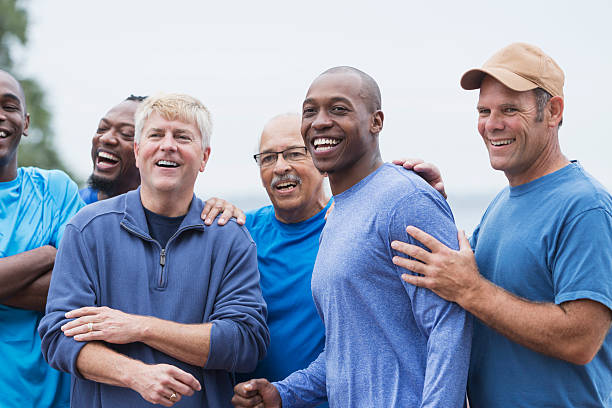
#> input picture input_image.jpg, 612 x 408 px
$ python image_face_detection.py
#> lines starting #> are read from the running program, lines starting #| are printed output that depends on the picture; after the words box and inside, x2 and y2 are one past the last pixel; in counts of white or black regions, pixels touching at a corner belong together
import cv2

imagePath = 'input_image.jpg'

img = cv2.imread(imagePath)
#> img is the input picture: shape (408, 612, 3); mean B, G, R 176.5, 153.9, 142.3

gray_image = cv2.cvtColor(img, cv2.COLOR_BGR2GRAY)
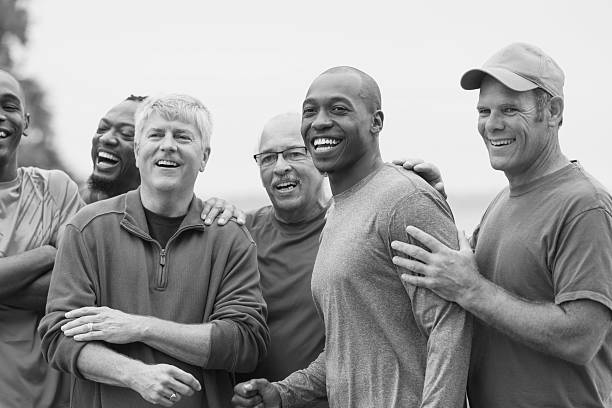
#> gray_image: shape (408, 612); min 0, max 255, mean 153.1

face_classifier = cv2.CascadeClassifier(
    cv2.data.haarcascades + "haarcascade_frontalface_default.xml"
)

face = face_classifier.detectMultiScale(
    gray_image, scaleFactor=1.1, minNeighbors=5, minSize=(40, 40)
)
#> face = [[466, 89, 59, 59], [133, 108, 71, 71], [244, 128, 73, 73], [286, 81, 74, 74]]

for (x, y, w, h) in face:
    cv2.rectangle(img, (x, y), (x + w, y + h), (0, 255, 0), 4)
#> this loop made 4 passes
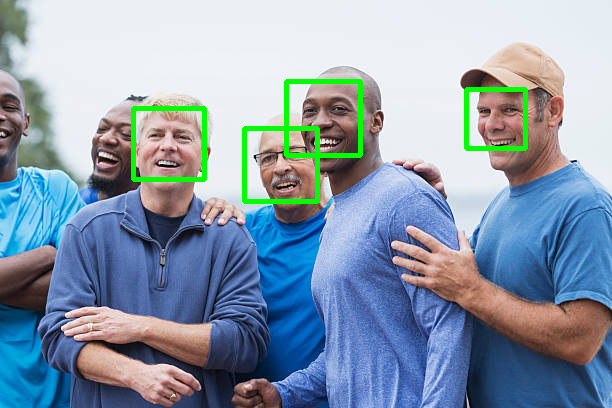
#> img: shape (408, 612, 3); 2.18% of pixels changed, all inside (x1, y1, x2, y2) = (131, 79, 528, 204)

img_rgb = cv2.cvtColor(img, cv2.COLOR_BGR2RGB)

import matplotlib.pyplot as plt

plt.figure(figsize=(20,10))
plt.imshow(img_rgb)
plt.axis('off')

plt.pause(10)

$ run again, with Omar2.jpeg copied over input_image.jpg
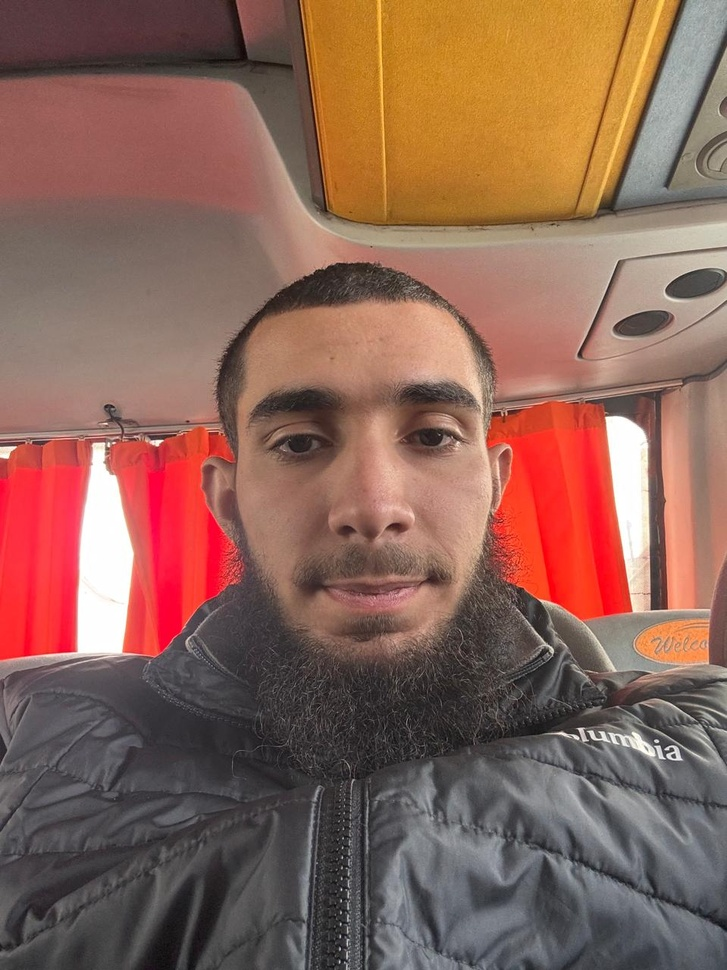
#> input picture Omar2.jpeg, 727 x 970 px, shrunk from 959 x 1280 before the run
#> img is the input picture: shape (970, 727, 3); mean B, G, R 87.5, 100.7, 139.7
#> `gray_image = cv2.cvtColor(img, cv2.COLOR_BGR2GRAY)`:
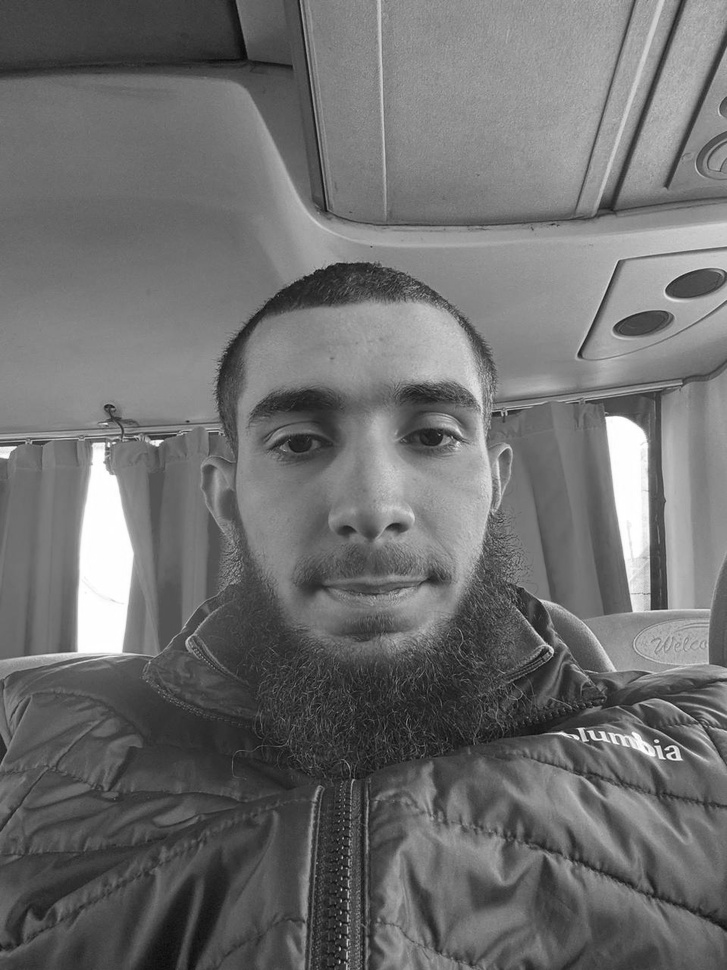
#> gray_image: shape (970, 727); min 9, max 255, mean 110.9
#> face = [[182, 289, 373, 373]]
#> the loop `for (x, y, w, h) in face:` made 1 pass
#> after the loop `for (x, y, w, h) in face:`:
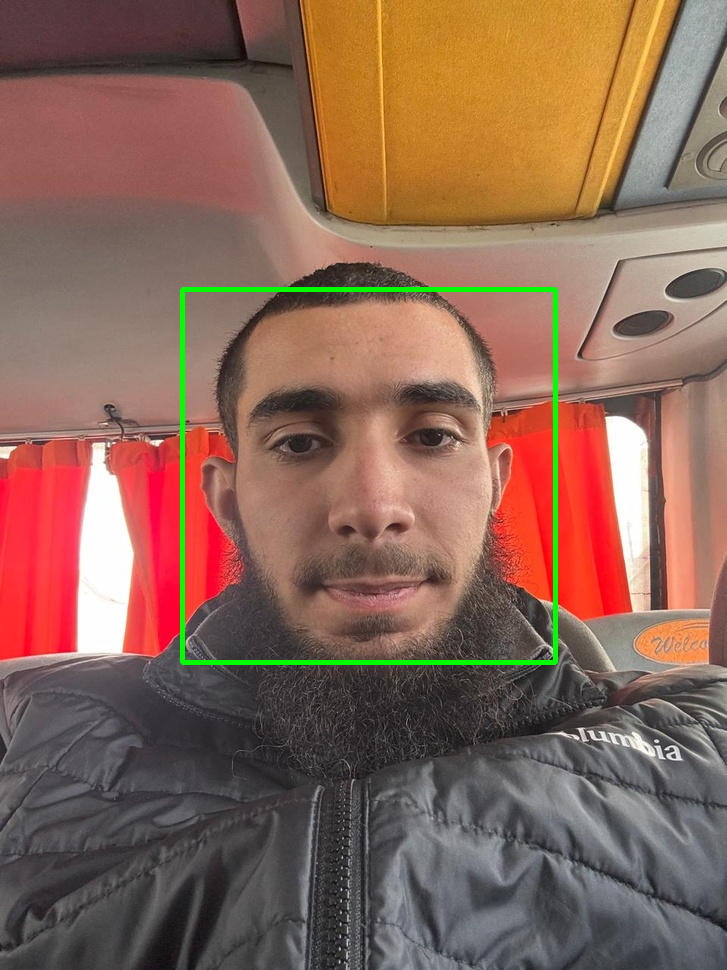
#> img: shape (970, 727, 3); 1.06% of pixels changed, all inside (x1, y1, x2, y2) = (180, 287, 558, 665)
